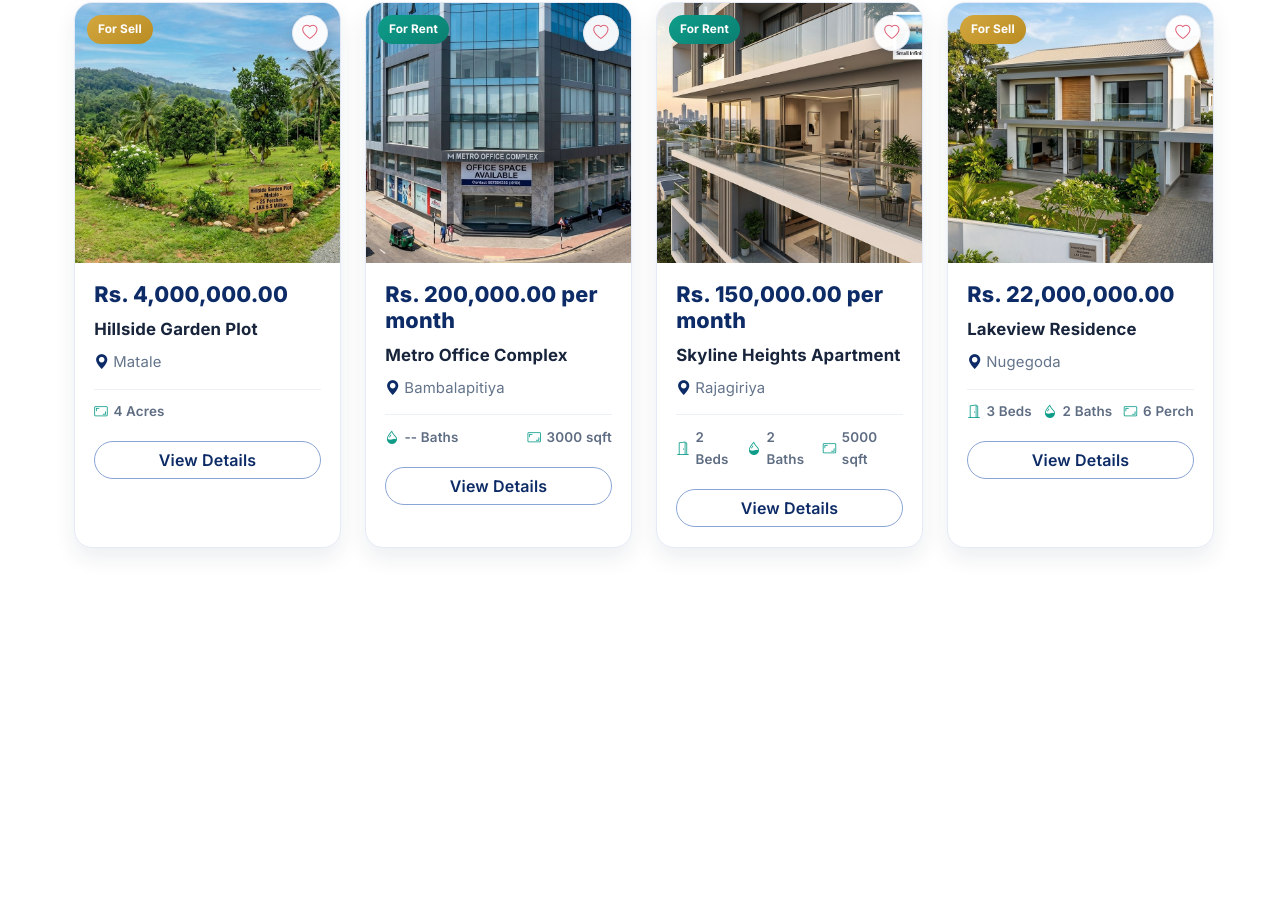
The app's page / (middle part), older data.
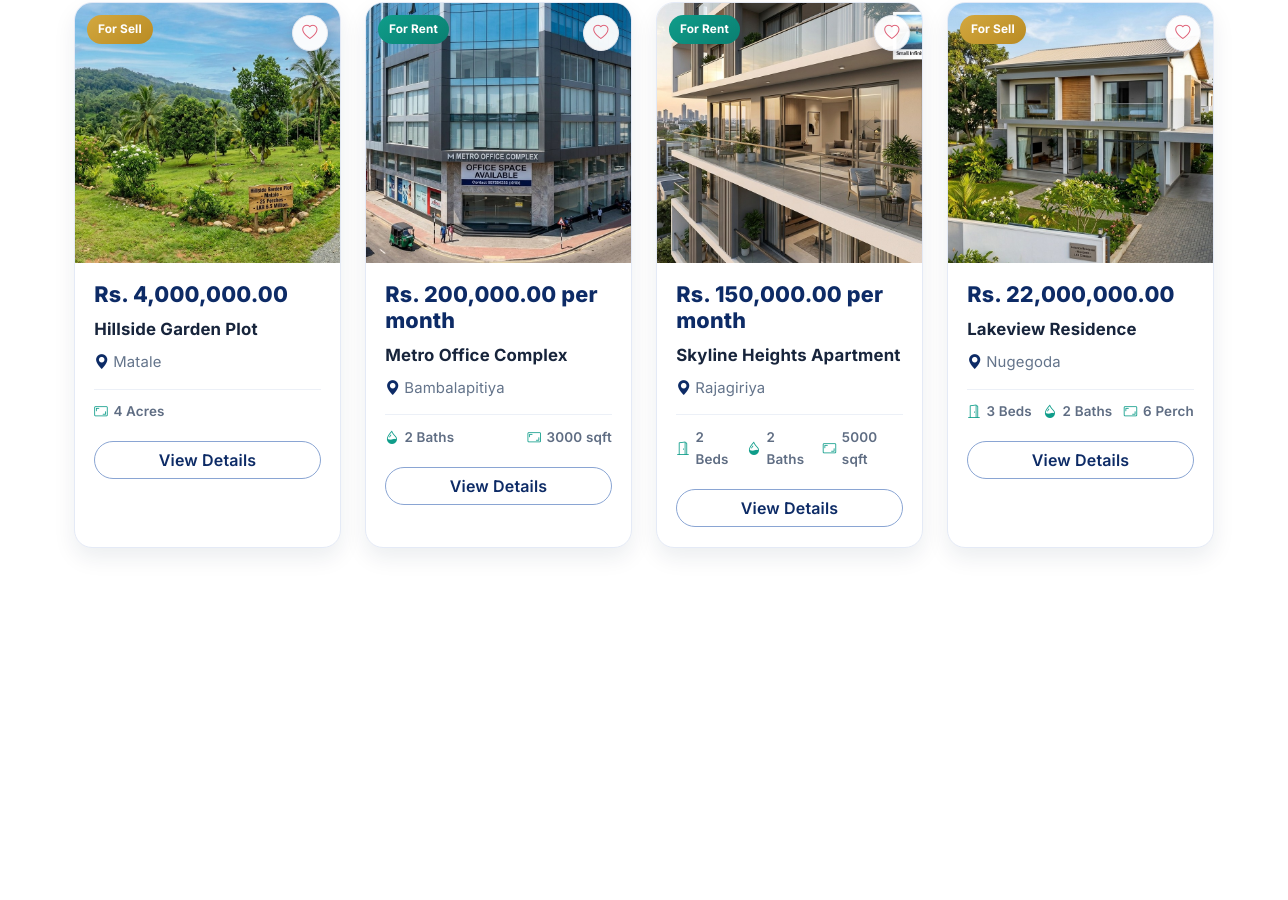
The same page, newer data.
### listings/models.py (models this page shows, shortened)
class Property(models.Model):
    LISTING_CATEGORIES = [
        ("Sell", "Sell"),
        ("Rent", "Rent"),
    ]
    PROPERTY_TYPES = [
        ("Residential", "Residential"),
        ("Apartment", "Apartment"),
        ("Commercial", "Commercial"),
        ("Land", "Land"),
    ]
    SIZE_UNITS = [
        ("sqft", "sqft"),
        ("acres", "Acres"),
        ("perch", "Perch"),
    ]
    name = models.CharField(max_length=255)
    location = models.CharField(max_length=255)
    price = models.DecimalField(max_digits=10, decimal_places=2)
    listing_category = models.CharField(max_length=20, choices=LISTING_CATEGORIES, default="Sell")
    property_type = models.CharField(
        max_length=100,
        choices=PROPERTY_TYPES,
        default="Residential"
    )
    description = models.TextField()
    number_of_rooms = models.PositiveIntegerField(null=True, blank=True)
    number_of_bathrooms = models.PositiveIntegerField(null=True, blank=True)
    size_sqft = models.DecimalField("Size", max_digits=12, decimal_places=2, null=True, blank=True)
    size_unit = models.CharField(max_length=20, choices=SIZE_UNITS, default="sqft")
    walkthrough_video = models.FileField(upload_to="", null=True, blank=True)
    video_url = models.URLField(blank=True)
    address = models.CharField(max_length=255, blank=True)
    latitude = models.DecimalField(max_digits=9, decimal_places=6, null=True, blank=True)
    longitude = models.DecimalField(max_digits=9, decimal_places=6, null=True, blank=True)
    owner = models.ForeignKey(User, on_delete=models.SET_NULL, null=True, blank=True, related_name="properties")
    @property
    def primary_image(self):
        return self.images.first()

class PropertyImage(models.Model):
    property = models.ForeignKey(Property, on_delete=models.CASCADE, related_name="images")
    image = models.ImageField(upload_to="")
    uploaded_at = models.DateTimeField(auto_now_add=True)
    class Meta:
        ordering = ["id"]

### listings/views.py (the view)
# urls.py: path("", views.home, name="home"),
def home(request):
    featured_properties = Property.objects.prefetch_related("images").order_by("-id")[:4]
    wishlisted_ids = []
    if request.user.is_authenticated:
        wishlisted_ids = list(
            Wishlist.objects.filter(user=request.user).values_list("property_id", flat=True)
        )
    return render(
        request,
        "listings/home.html",
        {
            "featured_properties": featured_properties,
            "wishlisted_ids": wishlisted_ids,
        },
    )

### listings/context_processors.py (called while the page is built, shortened)
def seller_permissions(request):
    user = getattr(request, "user", None)
    can_post = False
    return {"user_can_post_property": can_post}

### listings/templates/listings/home.html (shortened to what this page needs)
{% extends "listings/base.html" %}
{% load humanize %}
{% block main_class %}m-0 p-0 w-100{% endblock %}
{% block content %}
<section class="container my-5 featured-section">
    <div class="row row-cols-1 row-cols-md-2 row-cols-xl-4 g-4">
        {% for property in featured_properties %}
        <div class="col">
            <article class="featured-card h-100">
                <div class="featured-media">
                    {% if property.listing_category == "Rent" %}
                    <span class="featured-badge new">For Rent</span>
                    {% else %}
                    <span class="featured-badge hot">For Sell</span>
                    {% endif %}
                    {% if user.is_authenticated %}
                    <button
                        type="button"
                        class="featured-heart js-wishlist-toggle{% if property.pk in wishlisted_ids %} active{% endif %}"
                        title="{% if property.pk in wishlisted_ids %}Remove from Wishlist{% else %}Save to Wishlist{% endif %}"
                        aria-label="{% if property.pk in wishlisted_ids %}Remove from Wishlist{% else %}Save to Wishlist{% endif %}"
                        data-is-wishlisted="{% if property.pk in wishlisted_ids %}true{% else %}false{% endif %}"
                        data-property-id="{{ property.pk }}"
                        data-add-url="{% url 'add_to_wishlist' property.pk %}"
                        data-remove-url="{% url 'remove_from_wishlist' property.pk %}"
                        data-csrf-token="{{ csrf_token }}">
                        <i class="bi {% if property.pk in wishlisted_ids %}bi-heart-fill{% else %}bi-heart{% endif %}"></i>
                    </button>
                    {% else %}
                    <a href="{% url 'login' %}?next={{ request.get_full_path|urlencode }}" class="featured-heart" title="Login to save" aria-label="Login to save">
                        <i class="bi bi-heart"></i>
                    </a>
                    {% endif %}
                    {% if property.primary_image %}
                    <img src="{{ property.primary_image.image.url }}" alt="{{ property.name }}">
                    {% endif %}
                </div>
                <div class="featured-card-body">
                    <div class="featured-price">
                        Rs. {{ property.price|intcomma }}{% if property.listing_category == "Rent" %} per month{% endif %}
                    </div>
                    <h3 class="featured-name">{{ property.name }}</h3>
                    <p class="featured-location"><i class="bi bi-geo-alt-fill me-1 text-primary"></i>{{ property.location|default:"Not specified" }}</p>
                    <div class="featured-meta">
                        {% if property.property_type != "Land" and property.property_type != "Commercial" %}
                        <span class="featured-meta-item"><i class="bi bi-door-open"></i>{{ property.number_of_rooms|default:"--" }} Beds</span>
                        {% endif %}
                        {% if property.property_type != "Land" %}
                        <span class="featured-meta-item">
                            <i class="bi bi-droplet-half"></i>
                            {{ property.number_of_bathrooms|default:"--" }}
                            Baths
                        </span>
                        {% endif %}
                        <span class="featured-meta-item"><i class="bi bi-aspect-ratio"></i>{% if property.size_sqft %}{{ property.size_sqft|floatformat:-2 }} {{ property.get_size_unit_display }}{% else %}--{% endif %}</span>
                    </div>
                    <a href="{% url 'property_detail' property.pk %}" class="btn btn-outline-primary w-100 mt-2">View
                        Details</a>
                </div>
            </article>
        </div>
        {% endfor %}
    </div>
</section>
{% endblock %}

### listings/templates/listings/base.html (shortened to what this page needs)
<!DOCTYPE html>
<html lang="en">
<head>
    <link href="https://cdn.jsdelivr.net/npm/bootstrap@5.3.2/dist/css/bootstrap.min.css" rel="stylesheet">
    <link rel="stylesheet" href="https://cdn.jsdelivr.net/npm/bootstrap-icons@1.11.1/font/bootstrap-icons.css">
</head>
<body>
    <main class="{% block main_class %}container my-5{% endblock %}">
        {% block content %}{% endblock %}
    </main>
</body>
</html>

### listings/templates/listings/base.html (style rules this page uses)
:root { --primary: #0d2b66; --primary-dark: #081f4d; --primary-light: #1a4f9a; --gold: #c7a34a; --gold-dark: #b38f3a; --teal: #0f9d8a; --bg: #ffffff; --surface: #f7f9fc; --text: #17243b; --muted: #64748b; --border: #e2e8f0; --shadow-sm: 0 2px 8px rgba(13, 43, 102, 0.05); --shadow-md: 0 8px 20px rgba(13, 43, 102, 0.08); --shadow-lg: 0 16px 36px rgba(13, 43, 102, 0.12); --radius-sm: 6px; --radius-md: 12px; --radius-lg: 18px; --radius-pill: 999px; --transition: 0.2s ease; --home-panel-width: 58%; }
*, *::before, *::after { box-sizing: border-box; }
body { font-family: 'Inter', 'Segoe UI', Tahoma, Geneva, Verdana, sans-serif; color: var(--text); background-color: var(--bg); display: flex; flex-direction: column; min-height: 100vh; line-height: 1.65; letter-spacing: 0.01em; }
main { flex: 1; }
h1, h2, h3, h4, h5 { color: var(--text); letter-spacing: 0.01em; font-weight: 700; }
a { color: var(--primary); text-decoration: none; transition: color var(--transition); }
.btn { border-radius: var(--radius-pill); font-weight: 600; transition: background-color var(--transition), color var(--transition), border-color var(--transition), box-shadow var(--transition), transform var(--transition); cursor: pointer; text-decoration: none; }
.btn-outline-primary { color: var(--primary); border-color: #8aa5d3; font-weight: 600; }
.text-primary { color: var(--primary) !important; }

### listings/templates/listings/home.html (style rules this page uses)
.featured-section { padding: 0.5rem 0 1rem; }
.featured-card { border: 1px solid #e4eaf6; border-radius: 18px; overflow: hidden; background: #fff; box-shadow: 0 10px 22px rgba(16, 33, 63, 0.08); transition: transform 0.25s ease, box-shadow 0.25s ease, border-color 0.25s ease; animation: softFadeUp 0.55s ease-out both; }
.featured-section .col:nth-child(1) .featured-card { animation-delay: 0.06s; }
.featured-section .col:nth-child(2) .featured-card { animation-delay: 0.12s; }
.featured-section .col:nth-child(3) .featured-card { animation-delay: 0.18s; }
.featured-section .col:nth-child(4) .featured-card { animation-delay: 0.24s; }
.featured-media { position: relative; height: 260px; overflow: hidden; isolation: isolate; }
.featured-media img { width: 100%; height: 100%; object-fit: cover; position: relative; z-index: 1; transition: transform 0.4s ease; pointer-events: none; }
.featured-badge { position: absolute; top: 12px; left: 12px; z-index: 2; font-size: 0.74rem; font-weight: 700; border-radius: 999px; padding: 0.3rem 0.68rem; color: #fff; pointer-events: none; }
.featured-badge.new { background: linear-gradient(145deg, #0f9d8a, #0a7f71); }
.featured-badge.hot { background: linear-gradient(145deg, #d3a83f, #b98b23); }
.featured-heart { position: absolute; top: 12px; right: 12px; z-index: 4; width: 36px; height: 36px; border-radius: 50%; border: 1px solid #e5e8ef; background: rgba(255, 255, 255, 0.95); color: #de5b73; display: inline-flex; align-items: center; justify-content: center; font-size: 0.95rem; box-shadow: 0 5px 12px rgba(16, 33, 63, 0.16); transition: transform 0.2s ease, background-color 0.2s ease, color 0.2s ease; text-decoration: none; cursor: pointer; pointer-events: auto; }
.featured-heart i { pointer-events: none; }
.featured-card-body { padding: 1.2rem 1.2rem 1.25rem; display: flex; flex-direction: column; gap: 0.7rem; }
.featured-price { color: var(--primary); font-size: 1.35rem; font-weight: 800; line-height: 1.2; }
.featured-name { font-size: 1.05rem; font-weight: 700; margin: 0; color: var(--text); }
.featured-location { color: var(--muted); margin: 0; font-size: 0.93rem; }
.featured-meta { display: flex; align-items: center; justify-content: space-between; gap: 0.6rem; margin-top: 0.15rem; padding-top: 0.65rem; border-top: 1px solid #ecf0f7; }
.featured-meta-item { display: inline-flex; align-items: center; gap: 0.35rem; color: #5f6d83; font-size: 0.84rem; font-weight: 600; }
.featured-meta-item i { color: var(--teal); }

Row changes from the older to the newer data that the page shows:
changed Property "Metro Office Complex": number_of_bathrooms "--" → "2"
